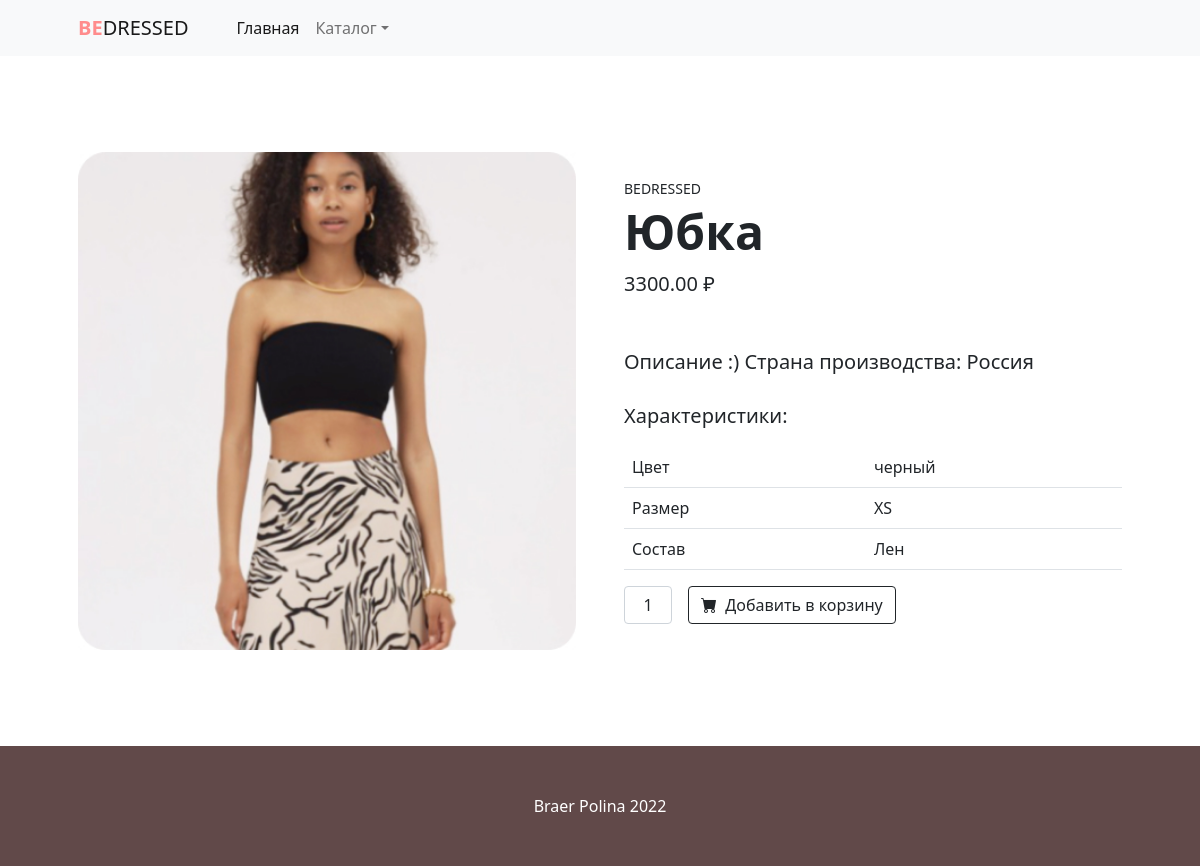
Screenshot of /products/bottomwear/bottomwear01/ with the database file from the repository.
### shop_app/models.py (models this page shows, shortened)
class Product(models.Model):
    MIN_RESOLUTION = (300, 300)
    MAX_RESOLUTION = (4000, 4000)
    MAX_IMAGE_SIZE = 3145728
    class Meta:
        abstract = True
    category = models.ForeignKey(Category, verbose_name='Категория', on_delete=models.CASCADE)
    title = models.CharField(max_length=255, verbose_name='Наименование')
    slug = models.SlugField(unique=True)
    image = models.ImageField(verbose_name='Изображение')
    description = models.TextField(verbose_name='Описание', null=True)
    price = models.DecimalField(max_digits=9, decimal_places=2, verbose_name='Цена')

class bottomwear(Product):
    color = models.CharField(max_length=255, verbose_name='Цвет')
    size = models.CharField(max_length=255, verbose_name='Размер')
    structure = models.CharField(max_length=255, verbose_name='Состав')
    brand = models.CharField(max_length=255, verbose_name='Бренд')

### shop_app/views.py (the view)
# urls.py: path('products/<str:ct_model>/<str:slug>/', ProductDetailView.as_view(), name='product_detail'),
class ProductDetailView(CartMixin, CategoryDetailMixin, DetailView):
    CT_MODEL_MODEL_CLASS = {  # адреса категорий для URL
        'bottomwear': bottomwear,
        'topwear': topwear,
        'bags': bags,
        'dresses': dresses
    }
    def dispatch(self, request, *args, **kwargs):
        self.model = self.CT_MODEL_MODEL_CLASS[kwargs['ct_model']]
        self.queryset = self.model._base_manager.all()
        return super().dispatch(request, *args, **kwargs)
    context_object_name = 'product'
    template_name = 'product.html'
    slug_url_kwarg = 'slug'
    def get_context_data(self, **kwargs):
        context = super().get_context_data(**kwargs)
        context['ct_model'] = self.model._meta.model_name
        context['cart'] = self.cart
        return context

### shop_app/mixins.py (called while the page is built)
    def get_context_data(self, **kwargs):
        if isinstance(self.get_object(), Category):
            model = self.CATEGORY_SLUG_PRODUCT_MODEL[self.get_object().slug]
            context = super().get_context_data(**kwargs)
            context['categories'] = Category.objects.get_categories_for_sidebar()
            context['category_products'] = model.objects.all()
            return context
        context = super().get_context_data(**kwargs)
        context['categories'] = Category.objects.get_categories_for_sidebar()
        return context

    def dispatch(self, request, *args, **kwargs):
        if request.user.is_authenticated:
            customer = Customer.objects.filter(user=request.user).first()
            if not customer:
                customer = Customer.objects.create(user=request.user)
            cart = Cart.objects.filter(owner=customer, in_order=False).first()
            if not cart:
                cart = Cart.objects.create(owner=customer)
        else:
            cart = Cart.objects.filter(for_anonymous_user=True).first()
            if not cart:
                cart = Cart.objects.create(for_anonymous_user=True)
        self.cart = cart
        return super().dispatch(request, *args, **kwargs)

### shop_app/models.py (called while the page is built)
def get_models_for_count(*model_names):
    return [models.Count(model_name) for model_name in model_names]

    def get_queryset(self):
        return super().get_queryset()

    def get_categories_for_sidebar(self):
        models = get_models_for_count('dresses', 'bags', 'topwear', 'bottomwear')
        qset = list(self.get_queryset().annotate(*models))
        data = [
            dict(name=wear_category.name, url=wear_category.get_absolute_url(),
                 count=getattr(wear_category, self.CATEGORY_NAME_COUNT[wear_category.name]))
            for wear_category in qset
        ]
        data.reverse()
        return data

    def get_absolute_url(self):
        return reverse('category_detail', kwargs={'slug': self.slug})

### shop_app/templatetags/specifications.py (called while the page is built)
def get_product_spec(product, model_name):
    table_content = ''
    for name, value in PRODUCT_SPEC[model_name].items():
        table_content += TABLE_CONTENT.format(name=name, value=getattr(product, value))
    return table_content

@register.filter
def product_spec(product):
    model_name = product.__class__._meta.model_name
    return mark_safe(TABLE_HEAD + get_product_spec(product, model_name) + TABLE_TAIL)

### shop_app/templates/product.html (shortened to what this page needs)
<!DOCTYPE html>
<html lang="ru">
    <head>
        {% load static %}
        {% load specifications %}
        <link href="https://cdn.jsdelivr.net/npm/bootstrap-icons@1.5.0/font/bootstrap-icons.css" rel="stylesheet" />
        <link href="{% static 'css/productpage.css'%}" rel="stylesheet" />
    </head>
    <body>
        <nav class="navbar navbar-expand-lg navbar-light bg-light">
            <div class="container px-4 px-lg-5">
                <a class="navbar-brand" href="{% url 'mainpage' %}"><span style="color:#ff8c8c"><b>BE</b></span>DRESSED</a>
                <div class="collapse navbar-collapse" id="navbarSupportedContent">
                    <ul class="navbar-nav me-auto mb-2 mb-lg-0 ms-lg-4">
                        <li class="nav-item"><a class="nav-link active" aria-current="page" href="{% url 'mainpage' %}">Главная</a></li>
                        <li class="nav-item dropdown">
                            <a class="nav-link dropdown-toggle" id="navbarDropdown" href="#" role="button" data-bs-toggle="dropdown" aria-expanded="false">Каталог</a>
                        </li>
                    </ul>
                </div>
            </div>
        </nav>
        <section class="py-5">
            <div class="container px-4 px-lg-5 my-5">
                <div class="row gx-4 gx-lg-5 align-items-center">
                    <div class="col-md-6"><img class="card-img-top mb-5 mb-md-0" src="{{ product.image.url }}" alt="..." /></div>
                    <div class="col-md-6">
                        <div class="small mb-1">BEDRESSED</div>
                        <h1 class="display-5 fw-bolder">{{ product.title }}</h1>
                        <div class="fs-5 mb-5">
                            <span>{{ product.price }} ₽</span>
                        </div>
                        <p class="lead">{{ product.description }}</p>
                        <p class="lead mt-4">Характеристики:</p>
                        {{ product|product_spec }}
                        <div class="d-flex">
                            <input class="form-control text-center me-3" id="inputQuantity" type="num" value="1" style="max-width: 3rem" />
                            <a href="{% url 'add_to_cart' ct_model=ct_model slug=product.slug %}" class="btn btn-outline-dark flex-shrink-0" type="button">
                                <i class="bi-cart-fill me-1"></i>
                                Добавить в корзину
                            </a>
                        </div>
                    </div>
                </div>
            </div>
        </section>
        <footer class="py-5 bg-dark">
            <div class="container"><p class="m-0 text-center text-white">Braer Polina 2022</p></div>
        </footer>
    </body>
</html>

### rows the page displays
bottomwear: image (picture), title "Юбка", price "3300.00", description "Описание :) Страна производства: Россия", color+size+structure "Цвет черный Размер XS Состав Лен"
